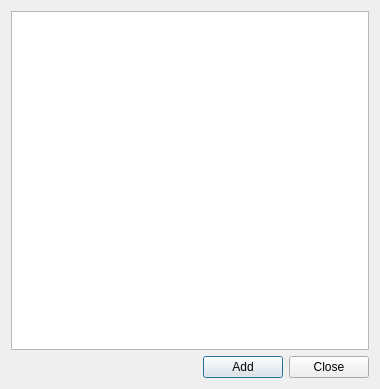
<?xml version="1.0" encoding="UTF-8"?>
<ui version="4.0">
 <class>Dialog</class>
 <widget class="QDialog" name="Dialog">
  <property name="geometry">
   <rect>
    <x>0</x>
    <y>0</y>
    <width>380</width>
    <height>389</height>
   </rect>
  </property>
  <property name="sizePolicy">
   <sizepolicy hsizetype="Preferred" vsizetype="Preferred">
    <horstretch>0</horstretch>
    <verstretch>0</verstretch>
   </sizepolicy>
  </property>
  <property name="minimumSize">
   <size>
    <width>380</width>
    <height>350</height>
   </size>
  </property>
  <property name="windowTitle">
   <string>Add server layers</string>
  </property>
  <property name="sizeGripEnabled">
   <bool>false</bool>
  </property>
  <layout class="QGridLayout" name="gridLayout">
   <item row="1" column="1">
    <widget class="QPushButton" name="btnAdd">
     <property name="text">
      <string>Add</string>
     </property>
    </widget>
   </item>
   <item row="1" column="2">
    <widget class="QPushButton" name="btnClose">
     <property name="text">
      <string>Close</string>
     </property>
    </widget>
   </item>
   <item row="1" column="0">
    <spacer name="horizontalSpacer">
     <property name="orientation">
      <enum>Qt::Horizontal</enum>
     </property>
     <property name="sizeHint" stdset="0">
      <size>
       <width>40</width>
       <height>20</height>
      </size>
     </property>
    </spacer>
   </item>
   <item row="0" column="0" colspan="3">
    <widget class="QTreeView" name="trvResources">
     <property name="iconSize">
      <size>
       <width>24</width>
       <height>24</height>
      </size>
     </property>
     <property name="headerHidden">
      <bool>true</bool>
     </property>
    </widget>
   </item>
  </layout>
 </widget>
 <resources/>
 <connections/>
</ui>
